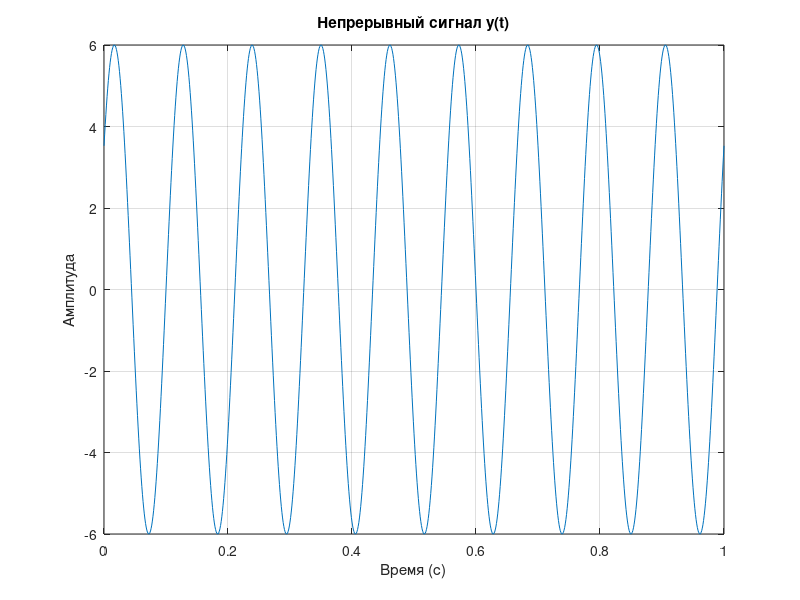
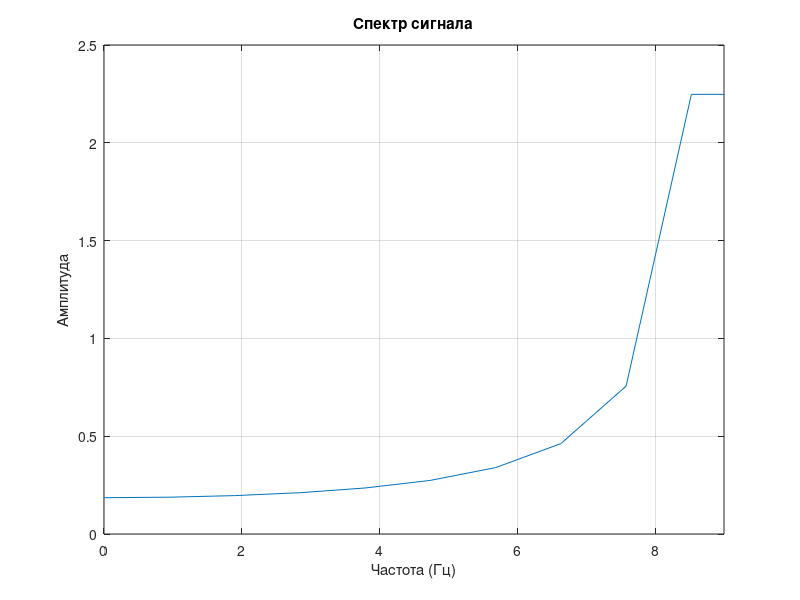
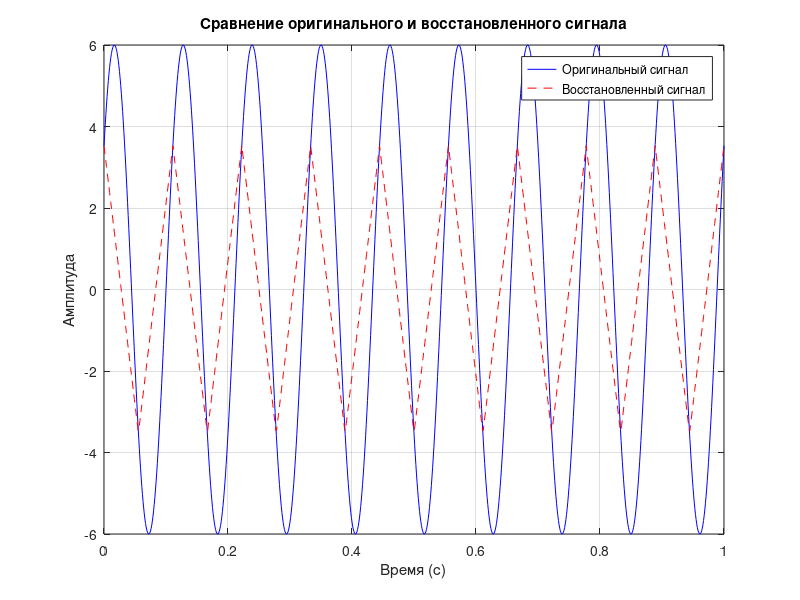

These charts were generated, in order, by the following MATLAB code:
% Шаг 1: Генерация и визуализация непрерывного сигнала
f = 9; % Частота
t = 0:0.001:1;
y = 6 * sin(2 * pi * f * t + pi/5);

figure;
plot(t, y);
title('Непрерывный сигнал y(t)');
xlabel('Время (с)');
ylabel('Амплитуда');
grid on;

% Шаг 2: Определение максимальной частоты в спектре сигнала
max_freq = f; % Максимальная частота
disp(['Максимальная частота в спектре: ', num2str(max_freq), ' Гц']);

% Шаг 3: Определение минимальной необходимой частоты дискретизации
fs_min = 2 * max_freq; % Частота по теореме Котельникова
disp(['Минимальная необходимая частота дискретизации: ', num2str(fs_min), ' Гц']);

% Шаг 4: Оцифровка сигнала
fs = fs_min;
t_sampled = 0:1/fs:1;
y_sampled = 6 * sin(2 * pi * f * t_sampled + pi/5); % Оцифрованный сигнал

% Шаг 5: Прямое дискретное преобразование Фурье
Y = fft(y_sampled); % Дискретное преобразование Фурье
N = length(y_sampled); % Количество
f_axis = (0:N-1)*(fs/N);
Y_magnitude = abs(Y)/N;

figure;
plot(f_axis, Y_magnitude);
title('Спектр сигнала');
xlabel('Частота (Гц)');
ylabel('Амплитуда');
xlim([0 fs/2]);
grid on;

% Ширина спектра
spectrum_width = max(f_axis) - min(f_axis);
disp(['Ширина спектра: ', num2str(spectrum_width), ' Гц']);

% Объем памяти для хранения массива
memory_size = N * 8; % Предполагаем, что используем double (8 байт)
disp(['Объем памяти, требуемый для хранения массива: ', num2str(memory_size), ' байт']);

% Шаг 6: Восстановление оригинального сигнала
t_reconstructed = linspace(0, 1, 1000); % Временной вектор для восстановления
y_reconstructed = interp1(t_sampled, y_sampled, t_reconstructed, 'linear'); % Интерполяция

% Визуализация оригинального и восстановленного сигнала
figure;
plot(t, y, 'b', 'DisplayName', 'Оригинальный сигнал');
hold on;
plot(t_reconstructed, y_reconstructed, 'r--', 'DisplayName', 'Восстановленный сигнал');
title('Сравнение оригинального и восстановленного сигнала');
xlabel('Время (с)');
ylabel('Амплитуда');
legend;
grid on;
